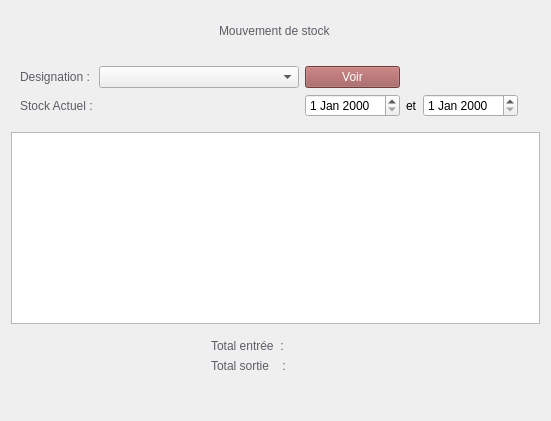
                      <widget class="QWidget" name="page_6">
                       <layout class="QVBoxLayout" name="verticalLayout_29">
                        <item>
                         <layout class="QVBoxLayout" name="verticalLayout_28">
                          <item alignment="Qt::AlignHCenter">
                           <widget class="QLabel" name="label_11">
                            <property name="minimumSize">
                             <size>
                              <width>0</width>
                              <height>40</height>
                             </size>
                            </property>
                            <property name="maximumSize">
                             <size>
                              <width>16777215</width>
                              <height>40</height>
                             </size>
                            </property>
                            <property name="styleSheet">
                             <string notr="true">color: rgb(94, 92, 100);
font: 75 24pt &quot;Nimbus Roman&quot;;</string>
                            </property>
                            <property name="text">
                             <string>Mouvement de stock</string>
                            </property>
                           </widget>
                          </item>
                          <item>
                           <widget class="QWidget" name="gridWidget" native="true">
                            <property name="maximumSize">
                             <size>
                              <width>16777215</width>
                              <height>100</height>
                             </size>
                            </property>
                            <layout class="QGridLayout" name="gridLayout">
                             <item row="1" column="2">
                              <widget class="QDateEdit" name="date1"/>
                             </item>
                             <item row="0" column="2">
                              <widget class="QPushButton" name="btnVoir">
                               <property name="styleSheet">
                                <string notr="true">#btnVoir{
	color:white;
	background-color: rgb(156, 84, 84);
font: 75 italic 12pt &quot;TeX Gyre Bonum Math&quot;;
}
#btnVoir:hover{
	color:white;
	background-color: rgb(104, 10, 10);
}</string>
                               </property>
                               <property name="text">
                                <string>Voir</string>
                               </property>
                              </widget>
                             </item>
                             <item row="1" column="0">
                              <widget class="QLabel" name="label_13">
                               <property name="styleSheet">
                                <string notr="true">color: rgb(94, 92, 100);
font: 75 14pt &quot;Nimbus Roman&quot;;</string>
                               </property>
                               <property name="text">
                                <string>Stock Actuel :</string>
                               </property>
                              </widget>
                             </item>
                             <item row="1" column="5">
                              <widget class="QLabel" name="label_27">
                               <property name="text">
                                <string/>
                               </property>
                              </widget>
                             </item>
                             <item row="1" column="3">
                              <widget class="QLabel" name="label_29">
                               <property name="maximumSize">
                                <size>
                                 <width>15</width>
                                 <height>16777215</height>
                                </size>
                               </property>
                               <property name="text">
                                <string>et</string>
                               </property>
                              </widget>
                             </item>
                             <item row="0" column="1">
                              <widget class="QComboBox" name="cbBoxDesignation">
                               <property name="minimumSize">
                                <size>
                                 <width>200</width>
                                 <height>0</height>
                                </size>
                               </property>
                              </widget>
                             </item>
                             <item row="0" column="0">
                              <widget class="QLabel" name="label_12">
                               <property name="styleSheet">
                                <string notr="true">color: rgb(94, 92, 100);
font: 75 14pt &quot;Nimbus Roman&quot;;</string>
                               </property>
                               <property name="text">
                                <string>Designation :</string>
                               </property>
                              </widget>
                             </item>
                             <item row="1" column="1">
                              <widget class="QLabel" name="labelStockActuel">
                               <property name="styleSheet">
                                <string notr="true">color: rgb(94, 92, 100);
font: 75 14pt &quot;Nimbus Roman&quot;;</string>
                               </property>
                               <property name="text">
                                <string/>
                               </property>
                              </widget>
                             </item>
                             <item row="1" column="4">
                              <widget class="QDateEdit" name="date2"/>
                             </item>
                            </layout>
                           </widget>
                          </item>
                         </layout>
                        </item>
                        <item>
                         <layout class="QHBoxLayout" name="horizontalLayout_26">
                          <item>
                           <widget class="QTableView" name="tbviewMvmtStock">
                            <property name="styleSheet">
                             <string notr="true"/>
                            </property>
                            <attribute name="horizontalHeaderCascadingSectionResizes">
                             <bool>true</bool>
                            </attribute>
                            <attribute name="horizontalHeaderDefaultSectionSize">
                             <number>230</number>
                            </attribute>
                            <attribute name="horizontalHeaderStretchLastSection">
                             <bool>true</bool>
                            </attribute>
                            <attribute name="verticalHeaderCascadingSectionResizes">
                             <bool>true</bool>
                            </attribute>
                           </widget>
                          </item>
                         </layout>
                        </item>
                        <item>
                         <widget class="QWidget" name="formWidget" native="true">
                          <property name="minimumSize">
                           <size>
                            <width>0</width>
                            <height>80</height>
                           </size>
                          </property>
                          <property name="maximumSize">
                           <size>
                            <width>16777215</width>
                            <height>80</height>
                           </size>
                          </property>
                          <layout class="QFormLayout" name="formLayout">
                           <property name="leftMargin">
                            <number>200</number>
                           </property>
                           <property name="rightMargin">
                            <number>200</number>
                           </property>
                           <item row="0" column="0">
                            <widget class="QLabel" name="label_16">
                             <property name="styleSheet">
                              <string notr="true">color: rgb(94, 92, 100);
font: 75 14pt &quot;Nimbus Roman&quot;;</string>
                             </property>
                             <property name="text">
                              <string>Total entrée  : </string>
                             </property>
                            </widget>
                           </item>
                           <item row="1" column="0">
                            <widget class="QLabel" name="label_17">
                             <property name="styleSheet">
                              <string notr="true">color: rgb(94, 92, 100);
font: 75 14pt &quot;Nimbus Roman&quot;;</string>
                             </property>
                             <property name="text">
                              <string>Total sortie    : </string>
                             </property>
                            </widget>
                           </item>
                           <item row="0" column="1">
                            <widget class="QLabel" name="labelTotalEntre">
                             <property name="styleSheet">
                              <string notr="true">color: rgb(94, 92, 100);
font: 75 14pt &quot;Nimbus Roman&quot;;</string>
                             </property>
                             <property name="text">
                              <string/>
                             </property>
                            </widget>
                           </item>
                           <item row="1" column="1">
                            <widget class="QLabel" name="labelTotalSortie">
                             <property name="styleSheet">
                              <string notr="true">color: rgb(94, 92, 100);
font: 75 14pt &quot;Nimbus Roman&quot;;</string>
                             </property>
                             <property name="text">
                              <string/>
                             </property>
                            </widget>
                           </item>
                          </layout>
                         </widget>
                        </item>
                       </layout>
                      </widget>
